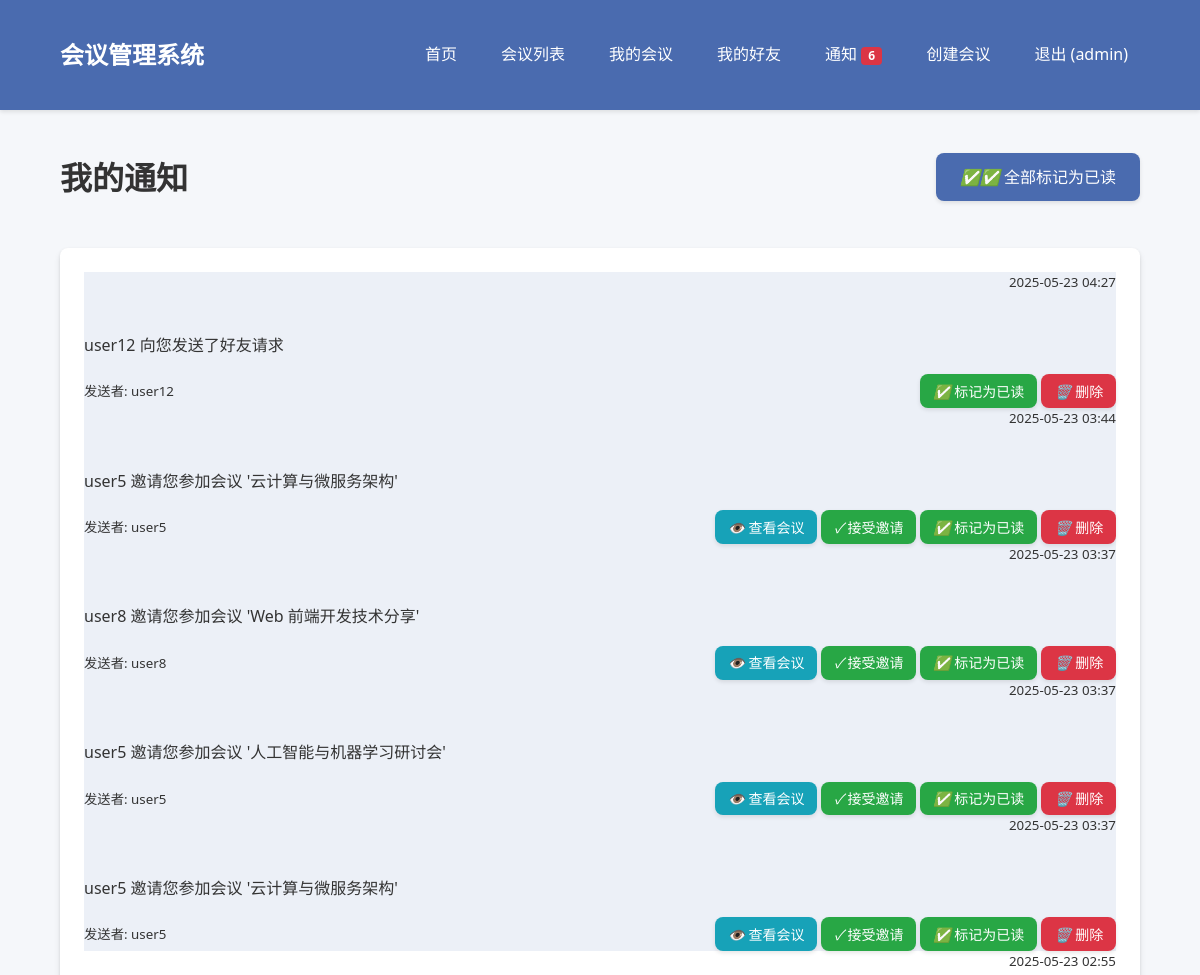
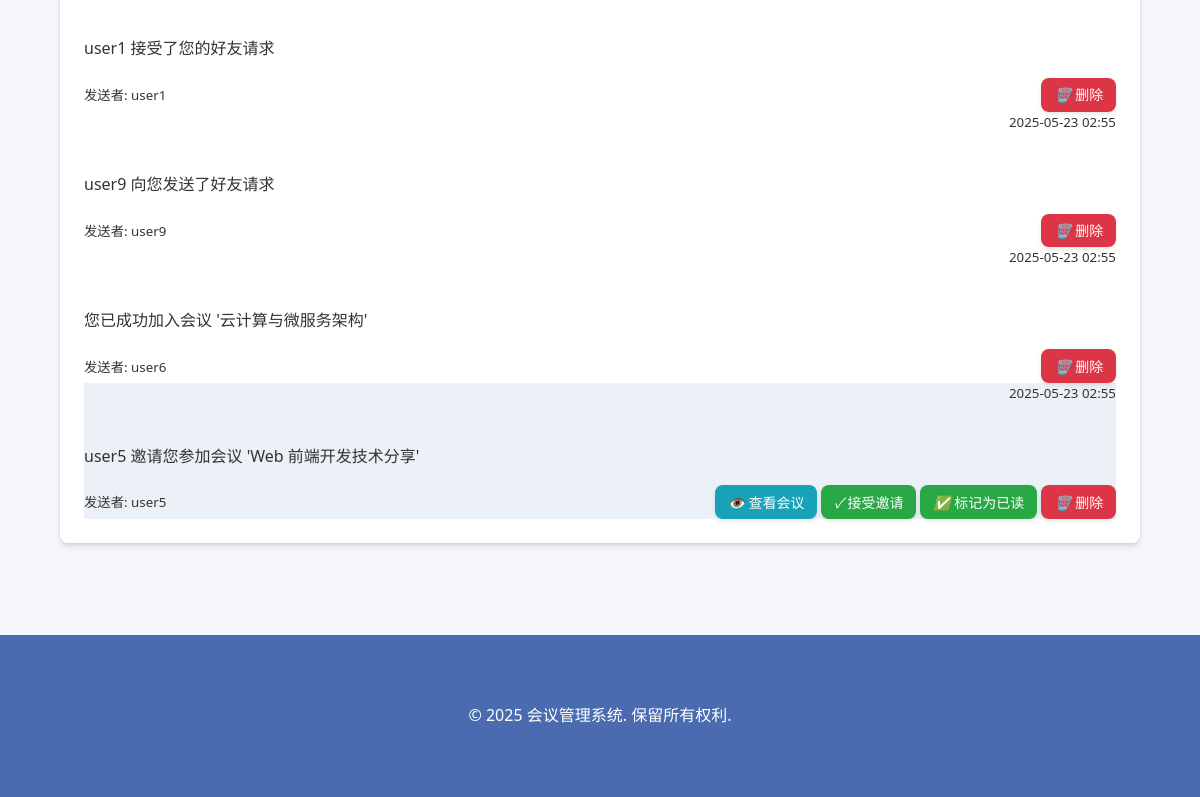
Screenshot of /api/notifications/ (signed in) with the database file from the repository (2 pictures, top to bottom).
### app/database.py (models this page shows)
class User(Base):
    __tablename__ = "users"  # 数据库表名
    id = Column(Integer, primary_key=True, index=True)  # 用户ID，主键
    username = Column(String, unique=True, index=True)  # 用户名，唯一
    email = Column(String, unique=True, index=True)  # 电子邮箱，唯一
    hashed_password = Column(String)  # 哈希后的密码
    is_admin = Column(Boolean, default=False)  # 是否为管理员
    created_at = Column(DateTime, default=datetime.utcnow)  # 创建时间
    conferences = relationship("Conference", back_populates="creator")  # 用户创建的会议
    registrations = relationship("Registration", back_populates="user")  # 用户参加的会议
    sent_friendships = relationship("Friendship", foreign_keys="Friendship.user_id", back_populates="user")  # 发起的好友关系
    received_friendships = relationship("Friendship", foreign_keys="Friendship.friend_id", back_populates="friend")  # 接收的好友关系
    notifications = relationship("Notification", foreign_keys="Notification.user_id", back_populates="user")  # 用户的通知

class Notification(Base):
    __tablename__ = "notifications"  # 数据库表名
    id = Column(Integer, primary_key=True, index=True)  # 通知ID，主键
    user_id = Column(Integer, ForeignKey("users.id"))  # 接收者ID，外键
    sender_id = Column(Integer, ForeignKey("users.id"), nullable=True)  # 发送者ID，外键，可为空
    type = Column(Enum(NotificationType))  # 通知类型
    content = Column(Text)  # 通知内容
    is_read = Column(Boolean, default=False)  # 是否已读
    related_id = Column(Integer, nullable=True)  # 相关ID，如会议ID或好友关系ID
    created_at = Column(DateTime, default=datetime.utcnow)  # 创建时间
    user = relationship("User", foreign_keys=[user_id], back_populates="notifications")  # 接收者
    sender = relationship("User", foreign_keys=[sender_id])  # 发送者

### app/routers/notifications.py (the view)
@router.get("/", response_class=HTMLResponse)
async def list_notifications(
    request: Request,
    db: Session = Depends(get_db),
):
    current_user = None
    token = request.cookies.get("access_token")
    if token and token.startswith("Bearer "):
        try:
            from app.dependencies import get_current_user
            current_user = await get_current_user(token.replace("Bearer ", ""), db)
        except:
            return RedirectResponse(url="/api/auth/login")
    else:
        return RedirectResponse(url="/api/auth/login")
    notifications = notification_crud.get_notifications_by_user(db, user_id=current_user.id)
    for notification in notifications:
        if notification.sender_id:
            sender = user_crud.get_user(db, user_id=notification.sender_id)
            if sender:
                notification.sender = sender
    unread_notification_count = notification_crud.get_unread_notification_count(db, current_user.id)
    use_test_page = request.query_params.get("test") == "1"
    template_name = "test_notifications.html" if use_test_page else "user/notifications.html"
    return templates.TemplateResponse(
        template_name,
        {
            "request": request,
            "current_user": current_user,
            "notifications": notifications,
            "unread_notification_count": unread_notification_count,
        },
    )

### app/templates/user/notifications.html (shortened to what this page needs)
{% extends "base.html" %}
{% block content %}
<div class="page-transition">
    <div class="d-flex justify-content-between align-items-center mb-4">
        <h1>我的通知</h1>
        <div>
            <a href="/api/notifications/mark-all-read" class="btn btn-primary">
                <i class="fa fa-check-double"></i> 全部标记为已读
            </a>
        </div>
    </div>
    <div class="card">
        <div class="card-body">
            {% if notifications %}
                <div class="list-group">
                    {% for notification in notifications %}
                        <div class="list-group-item list-group-item-action {% if not notification.is_read %}list-group-item-primary{% endif %}">
                            <div class="d-flex w-100 justify-content-between">
                                <small>{{ notification.created_at.strftime('%Y-%m-%d %H:%M') }}</small>
                            </div>
                            <p class="mb-1">{{ notification.content }}</p>
                            <div class="d-flex justify-content-between align-items-center mt-2">
                                <div>
                                    {% if notification.sender %}
                                        <small>发送者: {{ notification.sender.username }}</small>
                                    {% endif %}
                                </div>
                                <div>
                                    {% if "邀请您参加会议" in notification.content and notification.related_id %}
                                        <a href="/api/conferences/{{ notification.related_id }}" class="btn btn-info btn-sm">
                                            <i class="fa fa-eye"></i> 查看会议
                                        </a>
                                        <a href="/api/registrations/accept-invitation/{{ notification.related_id }}?direct_accept=true" class="btn btn-success btn-sm">
                                            <i class="fa fa-check-circle"></i> 接受邀请
                                        </a>
                                    {% endif %}
                                    {% if not notification.is_read %}
                                        <a href="/api/notifications/mark-read/{{ notification.id }}" class="btn btn-success btn-sm">
                                            <i class="fa fa-check"></i> 标记为已读
                                        </a>
                                    {% endif %}
                                    <a href="/api/notifications/delete/{{ notification.id }}" class="btn btn-danger btn-sm delete-btn" data-confirm-message="确定要删除此通知吗？">
                                        <i class="fa fa-trash"></i> 删除
                                    </a>
                                </div>
                            </div>
                        </div>
                    {% endfor %}
                </div>
            {% else %}
                <div class="alert alert-info">
                    您没有任何通知。
                </div>
            {% endif %}
        </div>
    </div>
</div>
{% endblock %}

### app/templates/base.html (shortened to what this page needs)
<!DOCTYPE html>
<html lang="zh-CN">
<head>
    <link rel="stylesheet" href="{{ url_for('static', path='/css/styles.css') }}">
</head>
<body>
    <header>
        <div class="container">
            <a href="/" class="logo">会议管理系统</a>
            <nav>
                <ul>
                    <li><a href="/">首页</a></li>
                    <li><a href="/api/conferences/">会议列表</a></li>
                    {% if current_user %}
                        <li><a href="/api/my-conferences/">我的会议</a></li>
                        <li><a href="/api/friends/">我的好友</a></li>
                        <li>
                            <a href="/api/notifications/">
                                通知
                                {% if unread_notification_count and unread_notification_count > 0 %}
                                    <span class="badge badge-danger">{{ unread_notification_count }}</span>
                                {% endif %}
                            </a>
                        </li>
                        {% if current_user.is_admin %}
                            <li><a href="/api/conferences/create">创建会议</a></li>
                        {% endif %}
                        <li><a href="/api/auth/logout">退出 ({{ current_user.username }})</a></li>
                    {% else %}
                        <li><a href="/api/auth/login">登录</a></li>
                        <li><a href="/api/auth/register">注册账号</a></li>
                    {% endif %}
                </ul>
            </nav>
        </div>
    </header>
    <main class="container">
        {% block content %}{% endblock %}
    </main>
    <footer>
        <div class="container">
            <p>&copy; 2025 会议管理系统. 保留所有权利.</p>
        </div>
    </footer>
</body>
</html>

### app/static/css/styles.css (style rules this page uses)
:root { --primary-color: #4a6baf; --primary-hover: #3a5a9f; --secondary-color: #6c757d; --success-color: #28a745; --danger-color: #dc3545; --warning-color: #ffc107; --info-color: #17a2b8; --light-color: #f8f9fa; --dark-color: #343a40; --body-bg: #f5f7fa; --card-shadow: 0 4px 6px rgba(0, 0, 0, 0.1), 0 1px 3px rgba(0, 0, 0, 0.08); --transition-speed: 0.3s; --border-radius: 0.5rem; }
body { font-family: 'Segoe UI', Tahoma, Geneva, Verdana, sans-serif; line-height: 1.6; margin: 0; padding: 0; color: #333; background-color: var(--body-bg); transition: background-color var(--transition-speed); }
.container { width: 90%; max-width: 1200px; margin: 0 auto; padding: 20px; }
header { background-color: var(--primary-color); color: #fff; padding: 1rem 0; box-shadow: 0 2px 4px rgba(0, 0, 0, 0.1); position: sticky; top: 0; z-index: 1000; }
header .container { display: flex; justify-content: space-between; align-items: center; }
.logo { font-size: 1.5rem; font-weight: bold; text-decoration: none; color: #fff; transition: transform var(--transition-speed); }
nav ul { display: flex; list-style: none; margin: 0; padding: 0; }
nav ul li { margin-left: 20px; position: relative; }
nav ul li a { color: #fff; text-decoration: none; transition: all var(--transition-speed); padding: 0.5rem 0.75rem; border-radius: var(--border-radius); }
.btn { display: inline-block; font-weight: 500; text-align: center; white-space: nowrap; vertical-align: middle; user-select: none; border: none; padding: 0.75rem 1.5rem; font-size: 1rem; line-height: 1.5; border-radius: var(--border-radius); transition: all var(--transition-speed); cursor: pointer; text-decoration: none; box-shadow: 0 2px 4px rgba(0, 0, 0, 0.1); }
.btn-primary { color: #fff; background-color: var(--primary-color); }
.btn-danger { color: #fff; background-color: var(--danger-color); }
.btn-success { color: #fff; background-color: var(--success-color); }
.btn-info { color: #fff; background-color: var(--info-color); }
.btn-sm { padding: 0.4rem 0.8rem; font-size: 0.875rem; }
.card { background-color: #fff; border-radius: var(--border-radius); box-shadow: var(--card-shadow); margin-bottom: 1.5rem; overflow: hidden; transition: transform var(--transition-speed), box-shadow var(--transition-speed); }
.card-body { padding: 1.5rem; }
footer { background-color: var(--primary-color); color: #fff; padding: 2rem 0; margin-top: 3rem; text-align: center; }
.justify-content-between { justify-content: space-between; }
.align-items-center { align-items: center; }
.d-flex { display: flex; }
.mb-4 { margin-bottom: 1.5rem; }
.badge { display: inline-block; padding: 0.25em 0.6em; font-size: 75%; font-weight: 700; line-height: 1; text-align: center; white-space: nowrap; vertical-align: baseline; border-radius: 0.25rem; transition: color 0.15s ease-in-out, background-color 0.15s ease-in-out, border-color 0.15s ease-in-out, box-shadow 0.15s ease-in-out; }
.badge-danger { color: #fff; background-color: var(--danger-color); }
.page-transition { animation: fadeIn 0.5s ease-in-out; }

### rows the page displays
User: username "admin"
Notification: created_at "2025-05-23 04:27", content "user12 向您发送了好友请求", sender.username "user12"
Notification: created_at "2025-05-23 03:44", content "user5 邀请您参加会议 '云计算与微服务架构'", sender.username "user5"
Notification: created_at "2025-05-23 03:37", content "user8 邀请您参加会议 'Web 前端开发技术分享'", sender.username "user8"
Notification: created_at "2025-05-23 03:37", content "user5 邀请您参加会议 '人工智能与机器学习研讨会'", sender.username "user5"
Notification: created_at "2025-05-23 03:37", content "user5 邀请您参加会议 '云计算与微服务架构'", sender.username "user5"
Notification: created_at "2025-05-23 02:55", content "user1 接受了您的好友请求", sender.username "user1"
Notification: created_at "2025-05-23 02:55", content "user9 向您发送了好友请求", sender.username "user9"
Notification: created_at "2025-05-23 02:55", content "您已成功加入会议 '云计算与微服务架构'", sender.username "user6"
Notification: created_at "2025-05-23 02:55", content "user5 邀请您参加会议 'Web 前端开发技术分享'", sender.username "user5"

### other values shown
{{ unread_notification_count }} "6"
